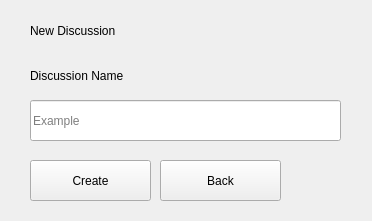
<?xml version="1.0" encoding="UTF-8"?>
<ui version="4.0">
 <class>Form</class>
 <widget class="QWidget" name="Form">
  <property name="geometry">
   <rect>
    <x>0</x>
    <y>0</y>
    <width>372</width>
    <height>221</height>
   </rect>
  </property>
  <property name="windowTitle">
   <string>Form</string>
  </property>
  <widget class="QLabel" name="label">
   <property name="geometry">
    <rect>
     <x>30</x>
     <y>10</y>
     <width>141</width>
     <height>41</height>
    </rect>
   </property>
   <property name="styleSheet">
    <string notr="true">font: 18pt &quot;.AppleSystemUIFont&quot;;</string>
   </property>
   <property name="text">
    <string>New Discussion</string>
   </property>
  </widget>
  <widget class="QLineEdit" name="DiscussionName">
   <property name="geometry">
    <rect>
     <x>30</x>
     <y>100</y>
     <width>311</width>
     <height>41</height>
    </rect>
   </property>
   <property name="styleSheet">
    <string notr="true">font: 18pt &quot;.AppleSystemUIFont&quot;;</string>
   </property>
   <property name="placeholderText">
    <string>Example</string>
   </property>
  </widget>
  <widget class="QLabel" name="label_2">
   <property name="geometry">
    <rect>
     <x>30</x>
     <y>60</y>
     <width>141</width>
     <height>31</height>
    </rect>
   </property>
   <property name="styleSheet">
    <string notr="true">font: 18pt &quot;.AppleSystemUIFont&quot;;</string>
   </property>
   <property name="text">
    <string>Discussion Name</string>
   </property>
  </widget>
  <widget class="QPushButton" name="CreateButton">
   <property name="geometry">
    <rect>
     <x>30</x>
     <y>160</y>
     <width>121</width>
     <height>41</height>
    </rect>
   </property>
   <property name="styleSheet">
    <string notr="true">font: 14pt &quot;.AppleSystemUIFont&quot;;</string>
   </property>
   <property name="text">
    <string>Create</string>
   </property>
  </widget>
  <widget class="QPushButton" name="BackButton">
   <property name="geometry">
    <rect>
     <x>160</x>
     <y>160</y>
     <width>121</width>
     <height>41</height>
    </rect>
   </property>
   <property name="styleSheet">
    <string notr="true">font: 14pt &quot;.AppleSystemUIFont&quot;;</string>
   </property>
   <property name="text">
    <string>Back</string>
   </property>
  </widget>
 </widget>
 <resources/>
 <connections/>
</ui>
